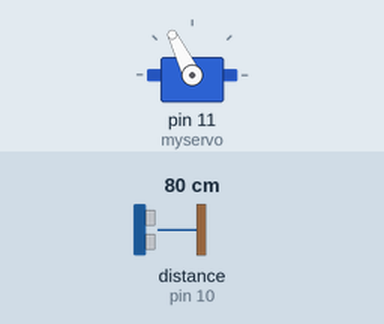
Bench run of a sketch on a simulated Arduino Uno, built with avr-gcc and run on an emulated ATmega328P. Parts: servo. Wiring (inferred from the names in the program): ultrasonic range finder: trigger pin 9; echo pin 10. The inputs (shaded band) are chosen by the test bench; at power-on: distance to the obstacle (sensor on pin 10) 80 cm. The echo pulse lasts 58.3 µs per cm.

Above: at 1.2 s.
1.3 s: distance to the obstacle (sensor on pin 10) set to 4 cm
At 1.8 s:
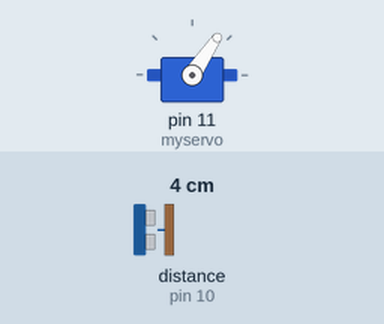
4.3 s: distance to the obstacle (sensor on pin 10) set to 2 cm
At 5.46 s:
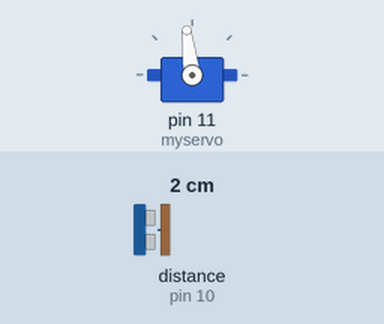
7.3 s: distance to the obstacle (sensor on pin 10) set to 35 cm
At 8.1 s:
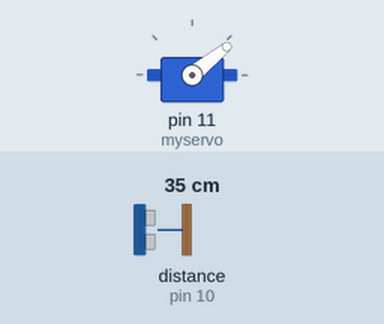
10.3 s: distance to the obstacle (sensor on pin 10) set to 250 cm
Timing chart, 0 to 14.3 s (numbered marks = the images above; inputs shaded):
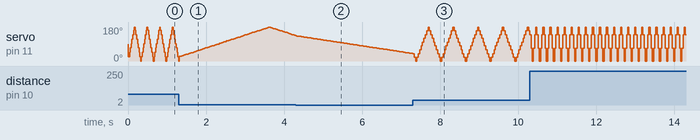

Measured:
- by itself, servo on pin 11 (myservo): repeats every 0.18 s: 68° 0.03 s, 0° 0.03 s, 68° 0.03 s, 140° 0.03 s, 180° 0.03 s, 140° 0.03 s

The sketch:

sketch_oct28b.ino
```cpp
#include <Servo.h>
const int trigPin = 9;
const int echoPin = 10;
Servo myservo;
float duration;
float ugao = 0;
int pos = 0;
int mode = 1;
void setup() {
  pinMode(trigPin, OUTPUT);
  pinMode(echoPin, INPUT);
  Serial.begin(9600);
  myservo.attach(11);
}

void loop() {

    digitalWrite(trigPin, LOW);
    delayMicroseconds(2);
    digitalWrite(trigPin, HIGH);
    delayMicroseconds(2);
    digitalWrite(trigPin, LOW);
    duration = pulseIn(echoPin, HIGH);

    ugao += mode * duration/200;
    if(ugao >= 180) mode = -1;
    if(ugao <= 1) mode = 1;
    myservo.write(ugao);
    delay(15);


}
```
